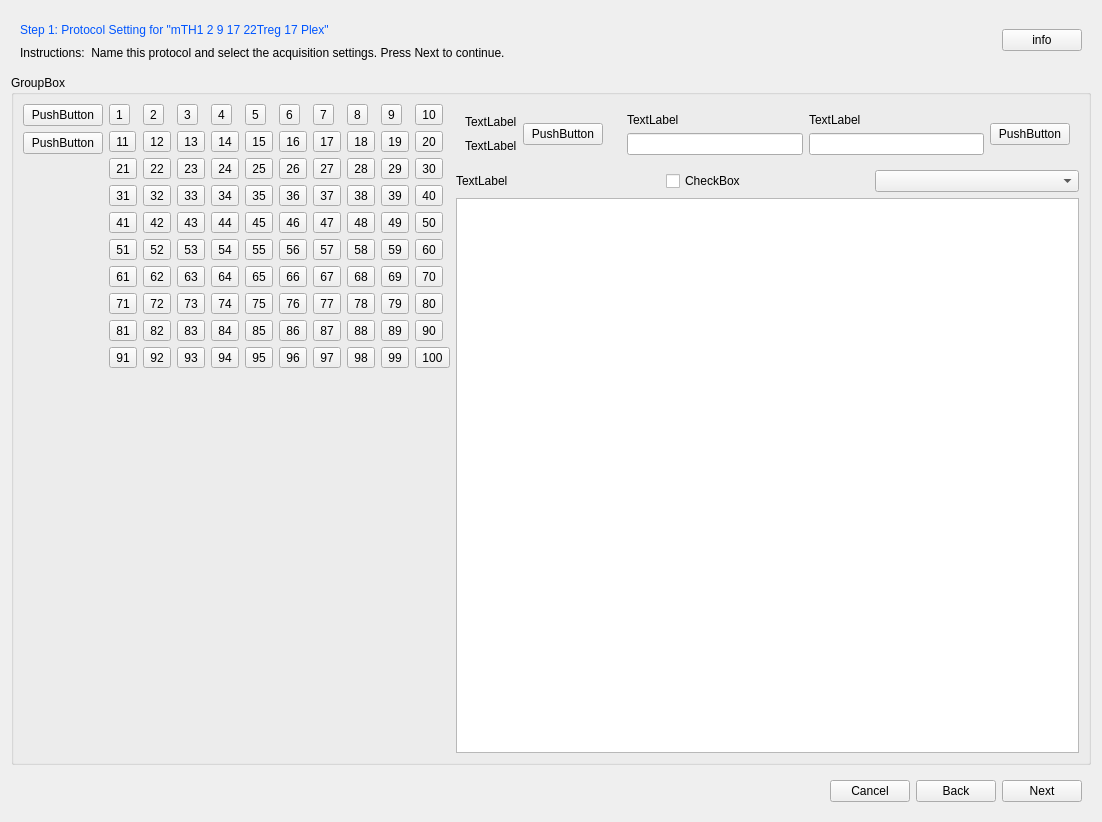
<?xml version="1.0" encoding="UTF-8"?>
<ui version="4.0">
 <class>AnalytesWidget</class>
 <widget class="QWidget" name="AnalytesWidget">
  <property name="geometry">
   <rect>
    <x>0</x>
    <y>0</y>
    <width>1102</width>
    <height>822</height>
   </rect>
  </property>
  <property name="windowTitle">
   <string>Analytes</string>
  </property>
  <layout class="QVBoxLayout" name="verticalLayout_6">
   <item>
    <widget class="QWidget" name="widgetInfo" native="true">
     <layout class="QHBoxLayout" name="horizontalLayout_2">
      <item>
       <layout class="QVBoxLayout" name="verticalLayout">
        <item>
         <layout class="QHBoxLayout" name="horizontalLayout">
          <item>
           <widget class="QLabel" name="labelWelcome">
            <property name="palette">
             <palette>
              <active>
               <colorrole role="WindowText">
                <brush brushstyle="SolidPattern">
                 <color alpha="255">
                  <red>0</red>
                  <green>85</green>
                  <blue>255</blue>
                 </color>
                </brush>
               </colorrole>
              </active>
              <inactive>
               <colorrole role="WindowText">
                <brush brushstyle="SolidPattern">
                 <color alpha="255">
                  <red>0</red>
                  <green>85</green>
                  <blue>255</blue>
                 </color>
                </brush>
               </colorrole>
              </inactive>
              <disabled>
               <colorrole role="WindowText">
                <brush brushstyle="SolidPattern">
                 <color alpha="255">
                  <red>120</red>
                  <green>120</green>
                  <blue>120</blue>
                 </color>
                </brush>
               </colorrole>
              </disabled>
             </palette>
            </property>
            <property name="text">
             <string>Step 1: Protocol Setting for &quot;mTH1 2 9 17 22Treg 17 Plex&quot;</string>
            </property>
           </widget>
          </item>
          <item>
           <spacer name="horizontalSpacer">
            <property name="orientation">
             <enum>Qt::Horizontal</enum>
            </property>
            <property name="sizeHint" stdset="0">
             <size>
              <width>40</width>
              <height>20</height>
             </size>
            </property>
           </spacer>
          </item>
         </layout>
        </item>
        <item>
         <widget class="QLabel" name="labelInfo">
          <property name="text">
           <string>Instructions:  Name this protocol and select the acquisition settings. Press Next to continue.</string>
          </property>
         </widget>
        </item>
       </layout>
      </item>
      <item>
       <spacer name="horizontalSpacer_2">
        <property name="orientation">
         <enum>Qt::Horizontal</enum>
        </property>
        <property name="sizeHint" stdset="0">
         <size>
          <width>40</width>
          <height>20</height>
         </size>
        </property>
       </spacer>
      </item>
      <item>
       <widget class="QPushButton" name="pushButtonInfo">
        <property name="text">
         <string>info</string>
        </property>
       </widget>
      </item>
     </layout>
    </widget>
   </item>
   <item>
    <widget class="QGroupBox" name="groupBox">
     <property name="title">
      <string>GroupBox</string>
     </property>
     <layout class="QHBoxLayout" name="horizontalLayout_8">
      <item>
       <layout class="QVBoxLayout" name="verticalLayout_2">
        <item>
         <widget class="QPushButton" name="pushButton">
          <property name="text">
           <string>PushButton</string>
          </property>
         </widget>
        </item>
        <item>
         <widget class="QPushButton" name="pushButton_2">
          <property name="text">
           <string>PushButton</string>
          </property>
         </widget>
        </item>
        <item>
         <spacer name="verticalSpacer">
          <property name="orientation">
           <enum>Qt::Vertical</enum>
          </property>
          <property name="sizeHint" stdset="0">
           <size>
            <width>20</width>
            <height>40</height>
           </size>
          </property>
         </spacer>
        </item>
       </layout>
      </item>
      <item>
       <layout class="QVBoxLayout" name="verticalLayout_3">
        <item>
         <layout class="QGridLayout" name="gridLayout">
          <item row="0" column="1">
           <widget class="QToolButton" name="toolButton_2">
            <property name="text">
             <string>2</string>
            </property>
           </widget>
          </item>
          <item row="2" column="7">
           <widget class="QToolButton" name="toolButton_40">
            <property name="text">
             <string>28</string>
            </property>
           </widget>
          </item>
          <item row="2" column="8">
           <widget class="QToolButton" name="toolButton_34">
            <property name="text">
             <string>29</string>
            </property>
           </widget>
          </item>
          <item row="3" column="8">
           <widget class="QToolButton" name="toolButton_21">
            <property name="text">
             <string>39</string>
            </property>
           </widget>
          </item>
          <item row="3" column="9">
           <widget class="QToolButton" name="toolButton_25">
            <property name="text">
             <string>40</string>
            </property>
           </widget>
          </item>
          <item row="0" column="7">
           <widget class="QToolButton" name="toolButton_7">
            <property name="text">
             <string>8</string>
            </property>
           </widget>
          </item>
          <item row="1" column="9">
           <widget class="QToolButton" name="toolButton_16">
            <property name="text">
             <string>20</string>
            </property>
           </widget>
          </item>
          <item row="2" column="4">
           <widget class="QToolButton" name="toolButton_28">
            <property name="text">
             <string>25</string>
            </property>
           </widget>
          </item>
          <item row="0" column="2">
           <widget class="QToolButton" name="toolButton_3">
            <property name="text">
             <string>3</string>
            </property>
           </widget>
          </item>
          <item row="3" column="6">
           <widget class="QToolButton" name="toolButton_30">
            <property name="text">
             <string>37</string>
            </property>
           </widget>
          </item>
          <item row="3" column="3">
           <widget class="QToolButton" name="toolButton_31">
            <property name="text">
             <string>34</string>
            </property>
           </widget>
          </item>
          <item row="1" column="0">
           <widget class="QToolButton" name="toolButton_11">
            <property name="text">
             <string>11</string>
            </property>
           </widget>
          </item>
          <item row="0" column="4">
           <widget class="QToolButton" name="toolButton_8">
            <property name="text">
             <string>5</string>
            </property>
           </widget>
          </item>
          <item row="0" column="8">
           <widget class="QToolButton" name="toolButton_9">
            <property name="text">
             <string>9</string>
            </property>
           </widget>
          </item>
          <item row="1" column="3">
           <widget class="QToolButton" name="toolButton_18">
            <property name="text">
             <string>14</string>
            </property>
           </widget>
          </item>
          <item row="2" column="1">
           <widget class="QToolButton" name="toolButton_38">
            <property name="text">
             <string>22</string>
            </property>
           </widget>
          </item>
          <item row="3" column="1">
           <widget class="QToolButton" name="toolButton_35">
            <property name="text">
             <string>32</string>
            </property>
           </widget>
          </item>
          <item row="3" column="7">
           <widget class="QToolButton" name="toolButton_27">
            <property name="text">
             <string>38</string>
            </property>
           </widget>
          </item>
          <item row="1" column="6">
           <widget class="QToolButton" name="toolButton_19">
            <property name="text">
             <string>17</string>
            </property>
           </widget>
          </item>
          <item row="3" column="4">
           <widget class="QToolButton" name="toolButton_26">
            <property name="text">
             <string>35</string>
            </property>
           </widget>
          </item>
          <item row="4" column="0">
           <widget class="QToolButton" name="toolButton_44">
            <property name="text">
             <string>41</string>
            </property>
           </widget>
          </item>
          <item row="1" column="7">
           <widget class="QToolButton" name="toolButton_17">
            <property name="text">
             <string>18</string>
            </property>
           </widget>
          </item>
          <item row="4" column="1">
           <widget class="QToolButton" name="toolButton_63">
            <property name="text">
             <string>42</string>
            </property>
           </widget>
          </item>
          <item row="4" column="2">
           <widget class="QToolButton" name="toolButton_74">
            <property name="text">
             <string>43</string>
            </property>
           </widget>
          </item>
          <item row="2" column="5">
           <widget class="QToolButton" name="toolButton_37">
            <property name="text">
             <string>26</string>
            </property>
           </widget>
          </item>
          <item row="4" column="3">
           <widget class="QToolButton" name="toolButton_48">
            <property name="text">
             <string>44</string>
            </property>
           </widget>
          </item>
          <item row="4" column="4">
           <widget class="QToolButton" name="toolButton_71">
            <property name="text">
             <string>45</string>
            </property>
           </widget>
          </item>
          <item row="4" column="5">
           <widget class="QToolButton" name="toolButton_59">
            <property name="text">
             <string>46</string>
            </property>
           </widget>
          </item>
          <item row="0" column="5">
           <widget class="QToolButton" name="toolButton_6">
            <property name="text">
             <string>6</string>
            </property>
           </widget>
          </item>
          <item row="2" column="6">
           <widget class="QToolButton" name="toolButton_33">
            <property name="text">
             <string>27</string>
            </property>
           </widget>
          </item>
          <item row="2" column="9">
           <widget class="QToolButton" name="toolButton_39">
            <property name="text">
             <string>30</string>
            </property>
           </widget>
          </item>
          <item row="0" column="3">
           <widget class="QToolButton" name="toolButton_4">
            <property name="text">
             <string>4</string>
            </property>
           </widget>
          </item>
          <item row="3" column="2">
           <widget class="QToolButton" name="toolButton_32">
            <property name="text">
             <string>33</string>
            </property>
           </widget>
          </item>
          <item row="0" column="6">
           <widget class="QToolButton" name="toolButton_5">
            <property name="text">
             <string>7</string>
            </property>
           </widget>
          </item>
          <item row="2" column="0">
           <widget class="QToolButton" name="toolButton_29">
            <property name="text">
             <string>21</string>
            </property>
           </widget>
          </item>
          <item row="4" column="6">
           <widget class="QToolButton" name="toolButton_56">
            <property name="text">
             <string>47</string>
            </property>
           </widget>
          </item>
          <item row="1" column="2">
           <widget class="QToolButton" name="toolButton_13">
            <property name="text">
             <string>13</string>
            </property>
           </widget>
          </item>
          <item row="1" column="4">
           <widget class="QToolButton" name="toolButton_12">
            <property name="text">
             <string>15</string>
            </property>
           </widget>
          </item>
          <item row="0" column="0">
           <widget class="QToolButton" name="toolButton">
            <property name="text">
             <string>1</string>
            </property>
           </widget>
          </item>
          <item row="2" column="2">
           <widget class="QToolButton" name="toolButton_22">
            <property name="text">
             <string>23</string>
            </property>
           </widget>
          </item>
          <item row="2" column="3">
           <widget class="QToolButton" name="toolButton_23">
            <property name="text">
             <string>24</string>
            </property>
           </widget>
          </item>
          <item row="4" column="7">
           <widget class="QToolButton" name="toolButton_45">
            <property name="text">
             <string>48</string>
            </property>
           </widget>
          </item>
          <item row="4" column="9">
           <widget class="QToolButton" name="toolButton_80">
            <property name="text">
             <string>50</string>
            </property>
           </widget>
          </item>
          <item row="5" column="0">
           <widget class="QToolButton" name="toolButton_69">
            <property name="text">
             <string>51</string>
            </property>
           </widget>
          </item>
          <item row="4" column="8">
           <widget class="QToolButton" name="toolButton_49">
            <property name="text">
             <string>49</string>
            </property>
           </widget>
          </item>
          <item row="1" column="1">
           <widget class="QToolButton" name="toolButton_14">
            <property name="text">
             <string>12</string>
            </property>
           </widget>
          </item>
          <item row="1" column="5">
           <widget class="QToolButton" name="toolButton_15">
            <property name="text">
             <string>16</string>
            </property>
           </widget>
          </item>
          <item row="1" column="8">
           <widget class="QToolButton" name="toolButton_20">
            <property name="text">
             <string>19</string>
            </property>
           </widget>
          </item>
          <item row="3" column="0">
           <widget class="QToolButton" name="toolButton_36">
            <property name="text">
             <string>31</string>
            </property>
           </widget>
          </item>
          <item row="0" column="9">
           <widget class="QToolButton" name="toolButton_10">
            <property name="text">
             <string>10</string>
            </property>
           </widget>
          </item>
          <item row="5" column="4">
           <widget class="QToolButton" name="toolButton_57">
            <property name="text">
             <string>55</string>
            </property>
           </widget>
          </item>
          <item row="8" column="7">
           <widget class="QToolButton" name="toolButton_100">
            <property name="text">
             <string>88</string>
            </property>
           </widget>
          </item>
          <item row="8" column="3">
           <widget class="QToolButton" name="toolButton_83">
            <property name="text">
             <string>84</string>
            </property>
           </widget>
          </item>
          <item row="8" column="8">
           <widget class="QToolButton" name="toolButton_94">
            <property name="text">
             <string>89</string>
            </property>
           </widget>
          </item>
          <item row="9" column="6">
           <widget class="QToolButton" name="toolButton_90">
            <property name="text">
             <string>97</string>
            </property>
           </widget>
          </item>
          <item row="9" column="8">
           <widget class="QToolButton" name="toolButton_81">
            <property name="text">
             <string>99</string>
            </property>
           </widget>
          </item>
          <item row="5" column="8">
           <widget class="QToolButton" name="toolButton_61">
            <property name="text">
             <string>59</string>
            </property>
           </widget>
          </item>
          <item row="9" column="2">
           <widget class="QToolButton" name="toolButton_92">
            <property name="text">
             <string>93</string>
            </property>
           </widget>
          </item>
          <item row="9" column="9">
           <widget class="QToolButton" name="toolButton_85">
            <property name="text">
             <string>100</string>
            </property>
           </widget>
          </item>
          <item row="8" column="4">
           <widget class="QToolButton" name="toolButton_88">
            <property name="text">
             <string>85</string>
            </property>
           </widget>
          </item>
          <item row="6" column="5">
           <widget class="QToolButton" name="toolButton_66">
            <property name="text">
             <string>66</string>
            </property>
           </widget>
          </item>
          <item row="5" column="3">
           <widget class="QToolButton" name="toolButton_51">
            <property name="text">
             <string>54</string>
            </property>
           </widget>
          </item>
          <item row="5" column="7">
           <widget class="QToolButton" name="toolButton_68">
            <property name="text">
             <string>58</string>
            </property>
           </widget>
          </item>
          <item row="8" column="6">
           <widget class="QToolButton" name="toolButton_93">
            <property name="text">
             <string>87</string>
            </property>
           </widget>
          </item>
          <item row="7" column="8">
           <widget class="QToolButton" name="toolButton_50">
            <property name="text">
             <string>79</string>
            </property>
           </widget>
          </item>
          <item row="9" column="0">
           <widget class="QToolButton" name="toolButton_96">
            <property name="text">
             <string>91</string>
            </property>
           </widget>
          </item>
          <item row="6" column="8">
           <widget class="QToolButton" name="toolButton_55">
            <property name="text">
             <string>69</string>
            </property>
           </widget>
          </item>
          <item row="9" column="1">
           <widget class="QToolButton" name="toolButton_95">
            <property name="text">
             <string>92</string>
            </property>
           </widget>
          </item>
          <item row="9" column="4">
           <widget class="QToolButton" name="toolButton_86">
            <property name="text">
             <string>95</string>
            </property>
           </widget>
          </item>
          <item row="7" column="1">
           <widget class="QToolButton" name="toolButton_42">
            <property name="text">
             <string>72</string>
            </property>
           </widget>
          </item>
          <item row="7" column="4">
           <widget class="QToolButton" name="toolButton_70">
            <property name="text">
             <string>75</string>
            </property>
           </widget>
          </item>
          <item row="5" column="6">
           <widget class="QToolButton" name="toolButton_67">
            <property name="text">
             <string>57</string>
            </property>
           </widget>
          </item>
          <item row="7" column="5">
           <widget class="QToolButton" name="toolButton_60">
            <property name="text">
             <string>76</string>
            </property>
           </widget>
          </item>
          <item row="8" column="0">
           <widget class="QToolButton" name="toolButton_89">
            <property name="text">
             <string>81</string>
            </property>
           </widget>
          </item>
          <item row="7" column="3">
           <widget class="QToolButton" name="toolButton_47">
            <property name="text">
             <string>74</string>
            </property>
           </widget>
          </item>
          <item row="5" column="1">
           <widget class="QToolButton" name="toolButton_41">
            <property name="text">
             <string>52</string>
            </property>
           </widget>
          </item>
          <item row="8" column="1">
           <widget class="QToolButton" name="toolButton_98">
            <property name="text">
             <string>82</string>
            </property>
           </widget>
          </item>
          <item row="9" column="7">
           <widget class="QToolButton" name="toolButton_87">
            <property name="text">
             <string>98</string>
            </property>
           </widget>
          </item>
          <item row="6" column="3">
           <widget class="QToolButton" name="toolButton_43">
            <property name="text">
             <string>64</string>
            </property>
           </widget>
          </item>
          <item row="6" column="4">
           <widget class="QToolButton" name="toolButton_46">
            <property name="text">
             <string>65</string>
            </property>
           </widget>
          </item>
          <item row="5" column="5">
           <widget class="QToolButton" name="toolButton_62">
            <property name="text">
             <string>56</string>
            </property>
           </widget>
          </item>
          <item row="6" column="9">
           <widget class="QToolButton" name="toolButton_54">
            <property name="text">
             <string>70</string>
            </property>
           </widget>
          </item>
          <item row="7" column="9">
           <widget class="QToolButton" name="toolButton_78">
            <property name="text">
             <string>80</string>
            </property>
           </widget>
          </item>
          <item row="8" column="9">
           <widget class="QToolButton" name="toolButton_99">
            <property name="text">
             <string>90</string>
            </property>
           </widget>
          </item>
          <item row="7" column="7">
           <widget class="QToolButton" name="toolButton_72">
            <property name="text">
             <string>78</string>
            </property>
           </widget>
          </item>
          <item row="5" column="9">
           <widget class="QToolButton" name="toolButton_75">
            <property name="text">
             <string>60</string>
            </property>
           </widget>
          </item>
          <item row="6" column="0">
           <widget class="QToolButton" name="toolButton_65">
            <property name="text">
             <string>61</string>
            </property>
           </widget>
          </item>
          <item row="6" column="1">
           <widget class="QToolButton" name="toolButton_73">
            <property name="text">
             <string>62</string>
            </property>
           </widget>
          </item>
          <item row="7" column="2">
           <widget class="QToolButton" name="toolButton_58">
            <property name="text">
             <string>73</string>
            </property>
           </widget>
          </item>
          <item row="6" column="2">
           <widget class="QToolButton" name="toolButton_76">
            <property name="text">
             <string>63</string>
            </property>
           </widget>
          </item>
          <item row="6" column="6">
           <widget class="QToolButton" name="toolButton_53">
            <property name="text">
             <string>67</string>
            </property>
           </widget>
          </item>
          <item row="9" column="3">
           <widget class="QToolButton" name="toolButton_91">
            <property name="text">
             <string>94</string>
            </property>
           </widget>
          </item>
          <item row="9" column="5">
           <widget class="QToolButton" name="toolButton_84">
            <property name="text">
             <string>96</string>
            </property>
           </widget>
          </item>
          <item row="7" column="6">
           <widget class="QToolButton" name="toolButton_77">
            <property name="text">
             <string>77</string>
            </property>
           </widget>
          </item>
          <item row="5" column="2">
           <widget class="QToolButton" name="toolButton_79">
            <property name="text">
             <string>53</string>
            </property>
           </widget>
          </item>
          <item row="6" column="7">
           <widget class="QToolButton" name="toolButton_64">
            <property name="text">
             <string>68</string>
            </property>
           </widget>
          </item>
          <item row="7" column="0">
           <widget class="QToolButton" name="toolButton_52">
            <property name="text">
             <string>71</string>
            </property>
           </widget>
          </item>
          <item row="8" column="2">
           <widget class="QToolButton" name="toolButton_82">
            <property name="text">
             <string>83</string>
            </property>
           </widget>
          </item>
          <item row="8" column="5">
           <widget class="QToolButton" name="toolButton_97">
            <property name="text">
             <string>86</string>
            </property>
           </widget>
          </item>
          <item row="3" column="5">
           <widget class="QToolButton" name="toolButton_24">
            <property name="text">
             <string>36</string>
            </property>
           </widget>
          </item>
         </layout>
        </item>
        <item>
         <spacer name="verticalSpacer_2">
          <property name="orientation">
           <enum>Qt::Vertical</enum>
          </property>
          <property name="sizeHint" stdset="0">
           <size>
            <width>20</width>
            <height>40</height>
           </size>
          </property>
         </spacer>
        </item>
       </layout>
      </item>
      <item>
       <layout class="QVBoxLayout" name="verticalLayout_5">
        <item>
         <layout class="QHBoxLayout" name="horizontalLayout_7">
          <item>
           <widget class="QWidget" name="widget_2" native="true">
            <layout class="QHBoxLayout" name="horizontalLayout_5">
             <item>
              <layout class="QVBoxLayout" name="verticalLayout_4">
               <item>
                <widget class="QLabel" name="label_2">
                 <property name="text">
                  <string>TextLabel</string>
                 </property>
                </widget>
               </item>
               <item>
                <widget class="QLabel" name="label_3">
                 <property name="text">
                  <string>TextLabel</string>
                 </property>
                </widget>
               </item>
              </layout>
             </item>
             <item>
              <widget class="QPushButton" name="pushButton_3">
               <property name="text">
                <string>PushButton</string>
               </property>
              </widget>
             </item>
            </layout>
           </widget>
          </item>
          <item>
           <widget class="QWidget" name="widget_3" native="true">
            <layout class="QHBoxLayout" name="horizontalLayout_6">
             <item>
              <layout class="QGridLayout" name="gridLayout_2">
               <item row="0" column="0">
                <widget class="QLabel" name="label_4">
                 <property name="text">
                  <string>TextLabel</string>
                 </property>
                </widget>
               </item>
               <item row="0" column="1">
                <widget class="QLabel" name="label_5">
                 <property name="text">
                  <string>TextLabel</string>
                 </property>
                </widget>
               </item>
               <item row="1" column="0">
                <widget class="QLineEdit" name="lineEdit"/>
               </item>
               <item row="1" column="1">
                <widget class="QLineEdit" name="lineEdit_2"/>
               </item>
              </layout>
             </item>
             <item>
              <widget class="QPushButton" name="pushButton_4">
               <property name="text">
                <string>PushButton</string>
               </property>
              </widget>
             </item>
            </layout>
           </widget>
          </item>
         </layout>
        </item>
        <item>
         <layout class="QHBoxLayout" name="horizontalLayout_4">
          <item>
           <widget class="QLabel" name="label">
            <property name="text">
             <string>TextLabel</string>
            </property>
           </widget>
          </item>
          <item>
           <widget class="QCheckBox" name="checkBox">
            <property name="text">
             <string>CheckBox</string>
            </property>
           </widget>
          </item>
          <item>
           <widget class="QComboBox" name="comboBox"/>
          </item>
         </layout>
        </item>
        <item>
         <widget class="QTableWidget" name="tableWidget"/>
        </item>
       </layout>
      </item>
     </layout>
    </widget>
   </item>
   <item>
    <widget class="QWidget" name="widget" native="true">
     <layout class="QHBoxLayout" name="horizontalLayout_3">
      <item>
       <spacer name="horizontalSpacer_5">
        <property name="orientation">
         <enum>Qt::Horizontal</enum>
        </property>
        <property name="sizeHint" stdset="0">
         <size>
          <width>40</width>
          <height>20</height>
         </size>
        </property>
       </spacer>
      </item>
      <item>
       <widget class="QPushButton" name="pushButtonCancel">
        <property name="text">
         <string>Cancel</string>
        </property>
       </widget>
      </item>
      <item>
       <widget class="QPushButton" name="pushButtonBack">
        <property name="text">
         <string>Back</string>
        </property>
       </widget>
      </item>
      <item>
       <widget class="QPushButton" name="pushButtonNext">
        <property name="text">
         <string>Next</string>
        </property>
       </widget>
      </item>
     </layout>
    </widget>
   </item>
  </layout>
 </widget>
 <resources/>
 <connections/>
</ui>
